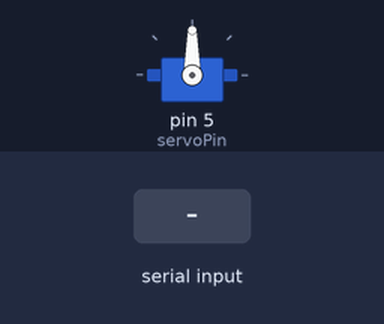
Bench run of a sketch on a simulated Arduino Uno, built with avr-gcc and run on an emulated ATmega328P. Parts: servo. The test bench sets the inputs (shaded band). What the sketch prints to the serial monitor is not drawn.

Above: at 1.2 s.
1.3 s: "Open Nosecone" received over the second serial link
At 2.7 s:
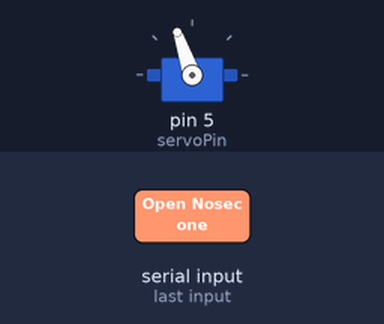
3.8 s: "Close Nosecone" received over the second serial link
At 5.8 s:
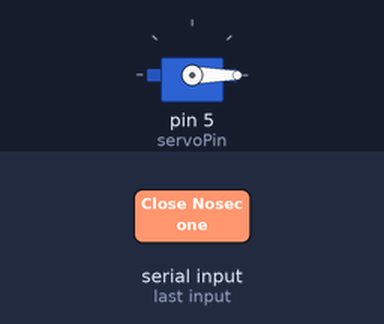
Timing chart, 0 to 7.3 s (numbered marks = the images above; inputs shaded):
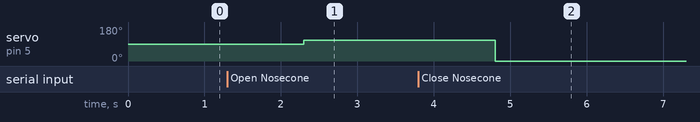

The sketch:

xbeePing1.ino
```cpp
/*****************************************************************
XBee_Serial_Passthrough.ino

Set up a software serial port to pass data between an XBee Shield
and the serial monitor.

Hardware Hookup:
  The XBee Shield makes all of the connections you'll need
  between Arduino and XBee. If you have the shield make
  sure the SWITCH IS IN THE "DLINE" POSITION. That will connect
  the XBee's DOUT and DIN pins to Arduino pins 2 and 3.

*****************************************************************/
// We'll use SoftwareSerial to communicate with the XBee:
#include <SoftwareSerial.h>
// For server communication
#include "Servo.h"

//For Atmega328P's
// XBee's DOUT (TX) is connected to pin 2 (Arduino's Software RX)
// XBee's DIN (RX) is connected to pin 3 (Arduino's Software TX)
SoftwareSerial XBee(2, 3); // RX, TX

//For Atmega2560, ATmega32U4, etc.
// XBee's DOUT (TX) is connected to pin 10 (Arduino's Software RX)
// XBee's DIN (RX) is connected to pin 11 (Arduino's Software TX)
//SoftwareSerial XBee(10, 11); // RX, TX


// Addresses
// XBEE 1: PANID:3332, DH:0, DL:2FCD, MY:1FCD
// XBEE 2: PANID:3332, DH:0, DL:2FCD, MY:1FCE
// COM XBEE: PANID:3332, DH:0, DL:FFFF, MY:2FCD

String msg;
char buf[80];
int codeLength;

// For Servo
Servo noseServo;
int servoPin = 5;
int noseDegrees = 109;

void setup()
{
  // Set up both ports at 9600 baud. This value is most important
  // for the XBee. Make sure the baud rate matches the config
  // setting of your XBee.
  XBee.begin(9600);
  Serial.begin(9600);

  noseServo.attach(servoPin);
  Serial.println("Setup complete.");
}

void loop()
{
  if (Serial.available())
  { // If data comes in from serial monitor, send it out to XBee
    XBee.write(Serial.read());
  }
  if (XBee.available())
  { // If data comes in from XBee, send it out to serial monitor
    codeLength = XBee.readBytesUntil(0x0D, buf, 80);
    msg = buf;
    msg = msg.substring(0, codeLength);
    Serial.println(msg); // Read the msg
    if(msg == "PING1"){
      XBee.write("Pong1");
    }
    if(msg == "Open Nosecone"){
      //rotate servo noseDegrees degrees
      noseServo.write(noseDegrees);
    }
    if(msg == "Close Nosecone"){
      //rotate to 0
      noseServo.write(0);
    }
    Serial.write(XBee.read());
  }
}
```

Measured:
- after the input at 1.3 s, servo on pin 5 (servoPin): 90° → 109° after 1.0 s
- after the input at 3.8 s, servo on pin 5 (servoPin): 109° → 0° after 1.0 s
